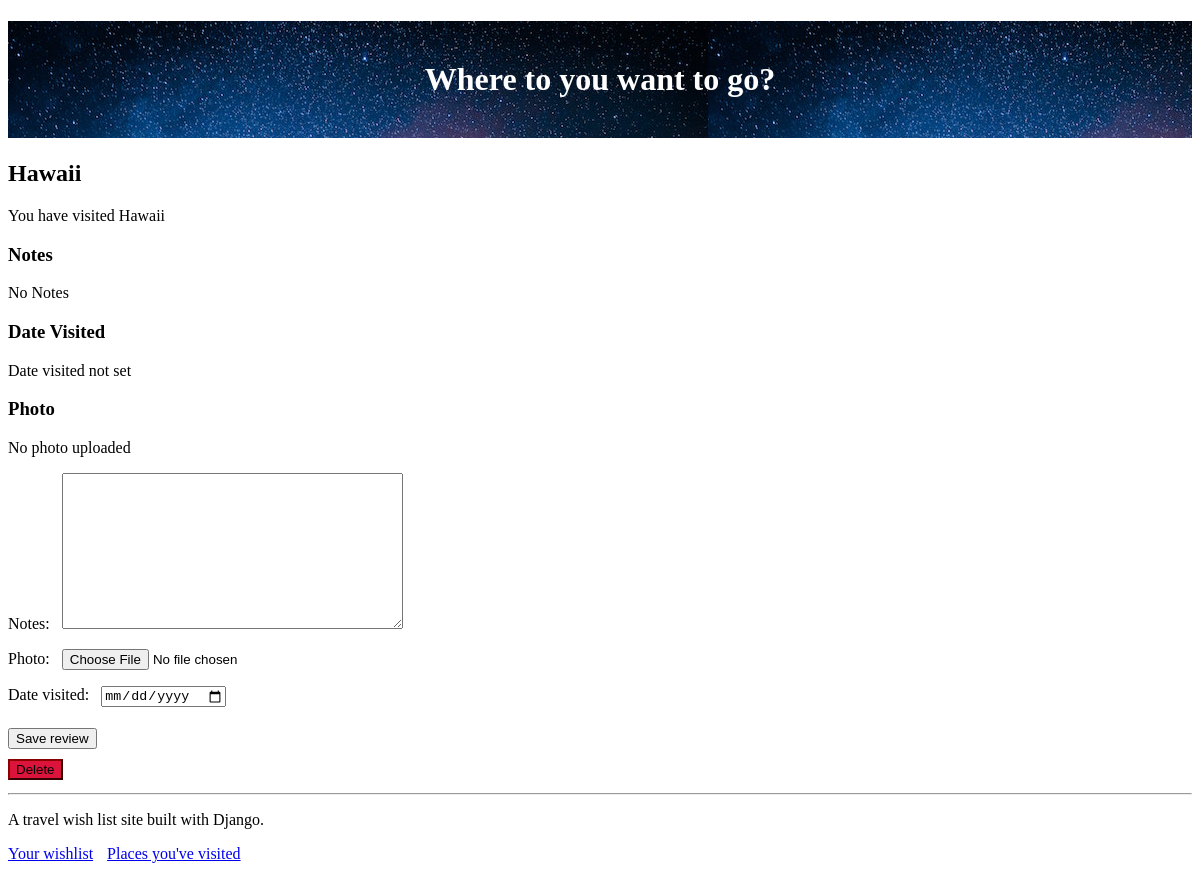
The app's page /place/15 (signed in) with its own data.
### travel_wishlist/models.py (models this page shows, shortened)
class Place(models.Model):
    user = models.ForeignKey('auth.User', null=False, on_delete=models.CASCADE)
    name = models.CharField(max_length=200)
    visited = models.BooleanField(default=False)
    notes = models.TextField(blank=True, null=True)  #text field unlimited size(charfiels are limited)
    date_visited = models.DateField(blank=True, null=True)  #null = True means not required
    photo = models.ImageField(upload_to='user_images/', blank=True, null=True)

### travel_wishlist/views.py (the view)
# urls.py: path('place/<int:place_pk>', views.place_detail, name='place_details'), #captures any pk
@login_required
def place_detail(request, place_pk):
    place = get_object_or_404(Place, pk=place_pk)
    if place.user != request.user:
        return HttpResponseForbidden()
    if request.method == 'POST':
        form = TripReviewForm(request.POST, request.FILES, instance=place)
        if form.is_valid(): #if the form is valid(all filled out correctly with correct types of data, then save)
            form.save() #updates this place object w/ added data
            messages.info(request, 'Trip information was updated!')
        else:
            messages.error(request, form.errors) #temp error message
        return redirect('place_details', place_pk=place_pk) #redirects are GET; this is calling this method again
    else: #GET place details
        if place.visited: #make new form; render template providing place and review form
            review_form = TripReviewForm(instance=place) #pre-populated w data from this place instance
            return render(request, 'travel_wishlist/place_detail.html', {'place': place, 'review_form': review_form} )
        else: #don't show form; just render the template
            return render(request, 'travel_wishlist/place_detail.html', {'place': place} )

### travel_wishlist/forms.py
class TripReviewForm(forms.ModelForm):
    class Meta: #new form
        model = Place
        fields = {'notes', 'date_visited', 'photo'}
        widgets = {
            'date_visited': DateInput()
        }

### travel_wishlist/templates/travel_wishlist/place_detail.html (shortened to what this page needs)
{% extends 'travel_wishlist/base.html' %}
{% load static %}
{% block content %}
<h2>{{place.name }}</h2>
{% if place.visited %}
    <p>You have visited {{ place.name }}</p>
    <h3>Notes</h3>
    <p>{{ place.notes|default:"No Notes" }}</p>
    <h3>Date Visited</h3>
    <p>{{ place.date_visited|default:"Date visited not set" }} </p>
    <h3>Photo</h3>
    {% if place.photo %}
        <img src="{{ place.photo.url }}">
    {% else %}
        <p>No photo uploaded</p>
    {% endif %}
    <form action="{% url 'place_details' place.pk %}" method="POST" enctype="multipart/form-data">
        {{ review_form.as_p }}
        <button type="submit">Save review</button>
    </form>
{% else %}
    <p>You have not visited {{ place.name }} yet.</p>
    <form action="{% url 'place_was_visited' place.pk %}" method="POST">
        {% csrf_token %}
        <button type="submit" class="visited">Visited!</button>
    </form>
{% endif %}
<form action="{% url 'delete_place' place.pk %}" method="POST">
    <button type=submit class="delete">Delete</button>
</form>
{% endblock %}

### travel_wishlist/static/css/style.css (style rules this page uses)
label { display: inline-block; padding-right: 8px; }
button { margin: 5px 0px 5px 0; }
.delete { background-color: crimson; border-color: darkred; }

### records on screen
Place: name "Hawaii", notes "No Notes", date_visited "Date visited not set"
